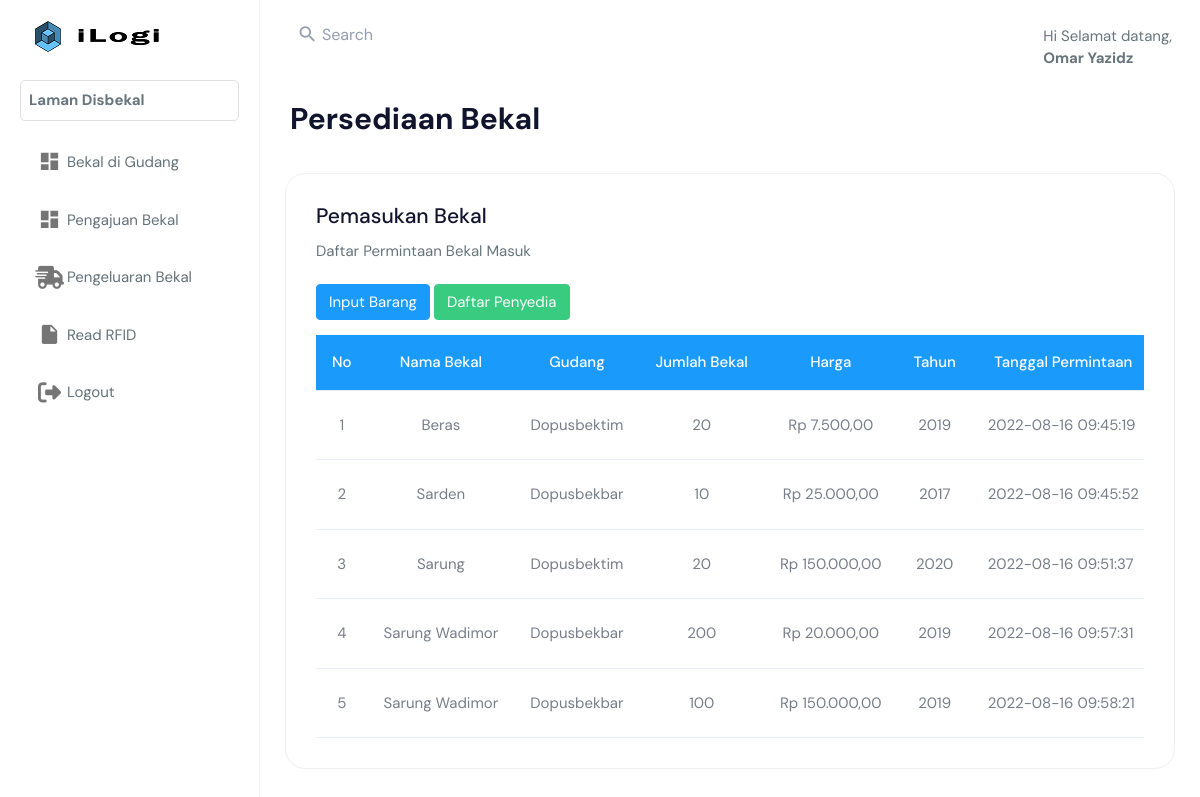
/index.php?page=disbekal/home.php (signed in), run on the app's committed database.
### tables this page shows
CREATE TABLE `pemasukan` (
  `id_request` int(11) NOT NULL,
  `id_penyedia` int(11) NOT NULL,
  `nama_kelas` varchar(50) NOT NULL,
  `nama_gudang` varchar(50) NOT NULL,
  `harga_bekal` int(11) NOT NULL,
  `jumlah_bekal` int(11) NOT NULL,
  `tahun_produksi` int(11) NOT NULL,
  `tgl_request` timestamp NOT NULL DEFAULT current_timestamp(),
  `no_kontrak` int(11) NOT NULL,
  `status` varchar(255) NOT NULL,
  `status_request` varchar(255) NOT NULL
);

### helper.php (called while the page is built, shortened)
<?php
    function rupiah($angka){
        $hasil_rupiah = "Rp " . number_format($angka,2,',','.');
        return $hasil_rupiah;
    }
?>

### disbekal/home.php (the view, shortened to what this page needs)
<!DOCTYPE html>
<html dir="ltr" lang="en">
<body>
    <div class="page-wrapper">
        <div class="page-breadcrumb">
            <div class="row align-items-center">
                <div class="col-6">
                    <h1 class="mb-0 fw-bold">Persediaan Bekal</h1>
                </div>
            </div>
        </div>
        <div class="container-fluid">
            <div class="row">
                <div class="col-12">
                    <div class="card">
                        <div class="card-body">
                            <div class="d-md-flex">
                                <div>
                                    <h4 class="card-title">Pemasukan Bekal</h4>
                                    <p>Daftar Permintaan Bekal Masuk</p>
                                </div>
                            </div>
                            <a href="<?php echo BASE_URL."index.php?page=disbekal/ajukan_bekal/registbarang.php" ?>" class="btn btn-info" style="margin:5px 0px 15px 0px;color:white;">Input Barang</a>
                            <a href="<?php echo BASE_URL."index.php?page=disbekal/daftar_penyedia/list_penyedia.php" ?>" class="btn btn-success" style="margin:5px 0px 15px 0px;color:white;">Daftar Penyedia</a>
                            <div class="table-responsive">
                                <table class="table mb-0 table-hover align-middle text-nowrap">
                                    <thead style="background-color:#1a9bfc;">
                                        <tr>
                                            <th class="border-top-0" style="color:white; text-align:center;">No</th>
                                            <th class="border-top-0" style="color:white; text-align:center;">Nama Bekal</th>
                                            <th class="border-top-0" style="color:white; text-align:center;">Gudang</th>
                                            <th class="border-top-0" style="color:white; text-align:center;">Jumlah Bekal</th>
                                            <th class="border-top-0" style="color:white; text-align:center;">Harga</th>
                                            <th class="border-top-0" style="color:white; text-align:center;">Tahun</th>
                                            <th class="border-top-0" style="color:white; text-align:center;">Tanggal Permintaan</th>
                                        </tr>
                                    </thead>
                                    <tbody>
                                     <?php
                                            include 'database.php';
                                            $no = 1;
                                            $sql = mysqli_query($koneksi,"SELECT * FROM pemasukan");
                                            if (mysqli_num_rows($sql) > 0 ) {
                                            while ($row = mysqli_fetch_array($sql)){
                                        ?>
                                            <tr>
                                                <td style="text-align:center"><?php echo $no++ ?></td>
                                                <td style="text-align:center"><?php echo $row['nama_kelas'] ?></td>
                                                <td style="text-align:center"><?php echo $row['nama_gudang'] ?></td>
                                                <td style="text-align:center"><?php echo $row['jumlah_bekal']?></td>
                                                <td style="text-align:center"><?php echo rupiah ($row['harga_bekal'])?></td>
                                                <td style="text-align:center"><?php echo $row['tahun_produksi']?></td>
                                                <td><?php echo $row['tgl_request']?></td>
                                            </tr>
                                        <?php }
                                        }else { ?>
                                            <tr>
                                                <td colspan="9">Tidak ada data</td>
                                            </tr>
                                        <?php } ?>
                                    </tbody>
                                </table>
                            </div>
                        </div>
                    </div>
                </div>
            </div>
    </div>
    </div>
</body>
</html>

### data on the page
pemasukan: nama_kelas "Beras", nama_gudang "Dopusbektim", jumlah_bekal "20", harga_bekal "Rp 7.500,00", tahun_produksi "2019", tgl_request "2022-08-16 09:45:19"
pemasukan: nama_kelas "Sarden", nama_gudang "Dopusbekbar", jumlah_bekal "10", harga_bekal "Rp 25.000,00", tahun_produksi "2017", tgl_request "2022-08-16 09:45:52"
pemasukan: nama_kelas "Sarung", nama_gudang "Dopusbektim", jumlah_bekal "20", harga_bekal "Rp 150.000,00", tahun_produksi "2020", tgl_request "2022-08-16 09:51:37"
pemasukan: nama_kelas "Sarung Wadimor", nama_gudang "Dopusbekbar", jumlah_bekal "200", harga_bekal "Rp 20.000,00", tahun_produksi "2019", tgl_request "2022-08-16 09:57:31"
pemasukan: nama_kelas "Sarung Wadimor", nama_gudang "Dopusbekbar", jumlah_bekal "100", harga_bekal "Rp 150.000,00", tahun_produksi "2019", tgl_request "2022-08-16 09:58:21"

### other printed values
$nama_admin "Omar Yazidz"
$role "Disbekal"
